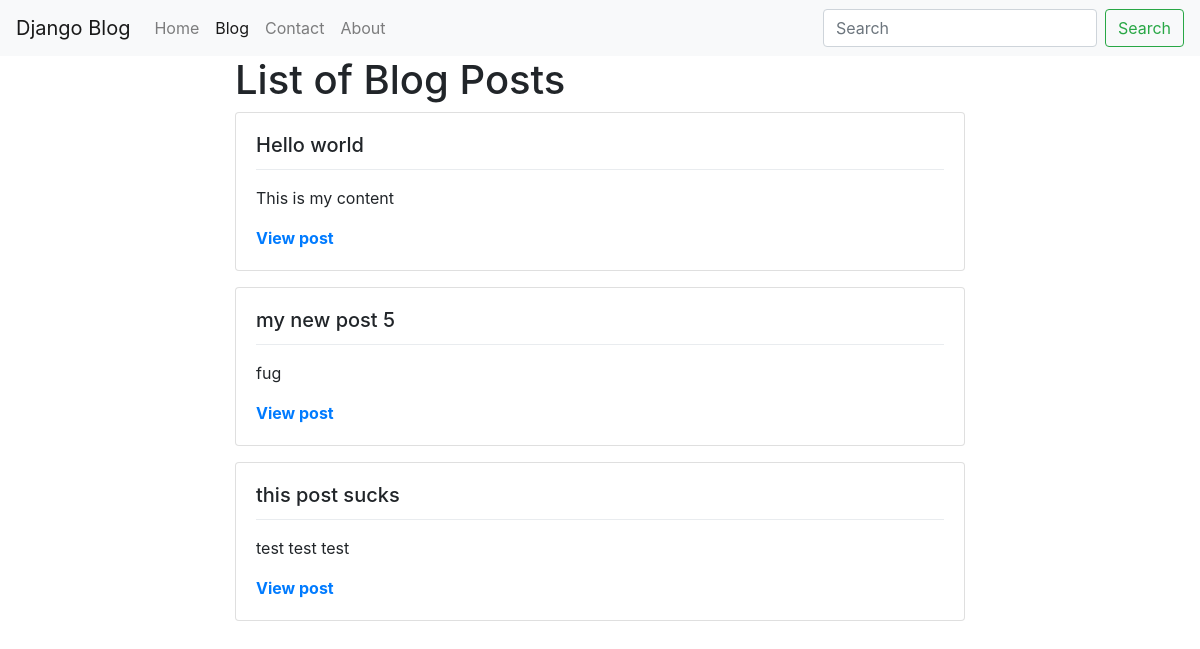
The page /blog/ on the database as committed earlier.
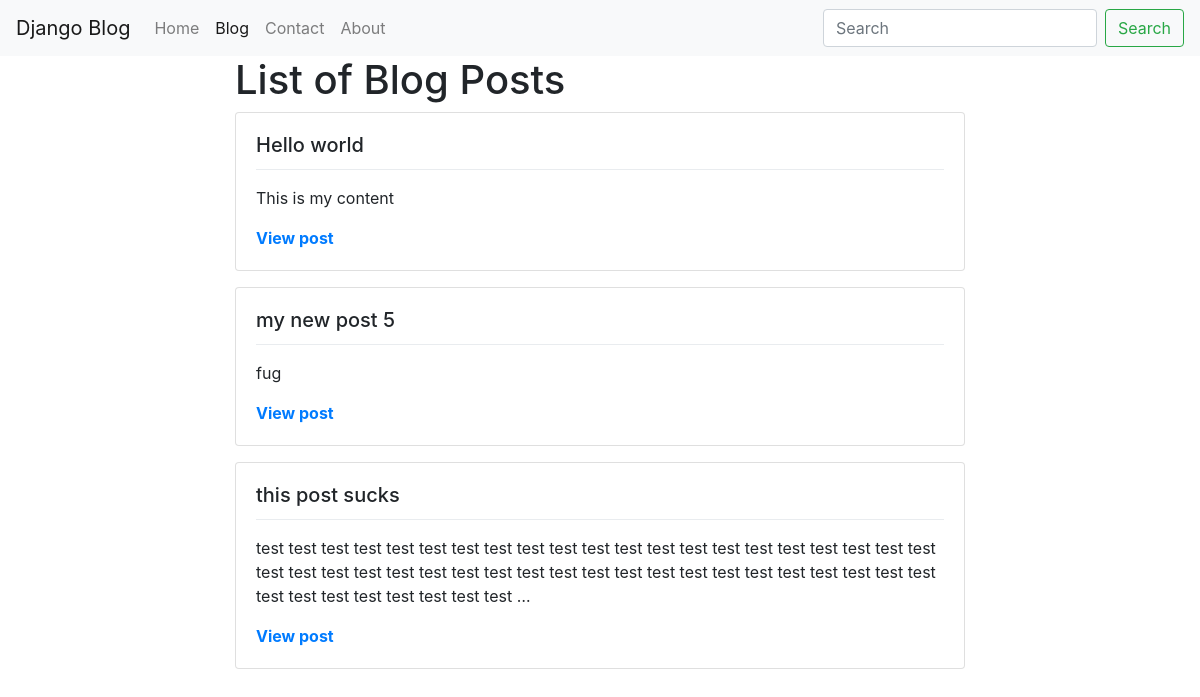
The same page on the database as committed later.
### blog/models.py (models this page shows, shortened)
class BlogPost(models.Model):
  user = models.ForeignKey(user_model,
    null=True, default=1, on_delete=models.SET_NULL)
  title = models.TextField()
  slug = models.SlugField(unique=True)
  content = models.TextField(null=True, blank=True)
  publish_date = models.DateTimeField(auto_now=False, auto_now_add=False, null=True, blank=True)
  timestamp = models.DateTimeField(auto_now_add=True)
  updated = models.DateTimeField(auto_now=True)
  class Meta:
    ordering = ['-publish_date', '-updated', '-timestamp']
  def get_absolute_url(self):
    return f'/blog/{self.slug}'

### blog/views.py (the view)
# urls.py: path('', blog_post_list_view),
def blog_post_list_view(request):
  list = BlogPost.objects.filter()
  t_name = 'blog/list.html'
  context = {
    'title': 'Blog Posts',
    'title_header': 'List of Blog Posts',
    'list': list,
    }
  return render(request, t_name, context)

### blog/templates/blog/list.html
{% extends "base.html" %}
{% block content %}
  {% for object in list %}
    {% include "blog/list_inline.html" with blog_post=object truncate=True %}
  {% endfor %}
{% endblock %}

### blog/templates/blog/list_inline.html (shortened to what this page needs)
<div class="card mb-3">
  <div class="card-body">
    <h5 class="card-title">{{ blog_post.title }}</h5>
    <div class="dropdown-divider"></div>
    {% if truncate %}
      <p class="card-text">{{ blog_post.content | linebreaks | truncatewords:50 }}</p>
    {% else %}
      <p class="card-text">{{ blog_post.content | linebreaks }}</p>
    {% endif %}
    <div class="row justify-content-end">
      {% if not detail %}
        <div class="text-left col-4">
          <b><a href="{{ blog_post.get_absolute_url }}">View post</a></b>
        </div>
      {% endif %}
      <div class="text-right col-8">
      </div>
    </div>
  </div>
</div>

Rows that differ between the two databases and show on the page:
changed BlogPost "this post sucks": content "test test test" → "test test test test test test test test test test test test test test test test test test test test test test test test test test test test test test test test test test test test test test test test test test test test test test test test test test …"
